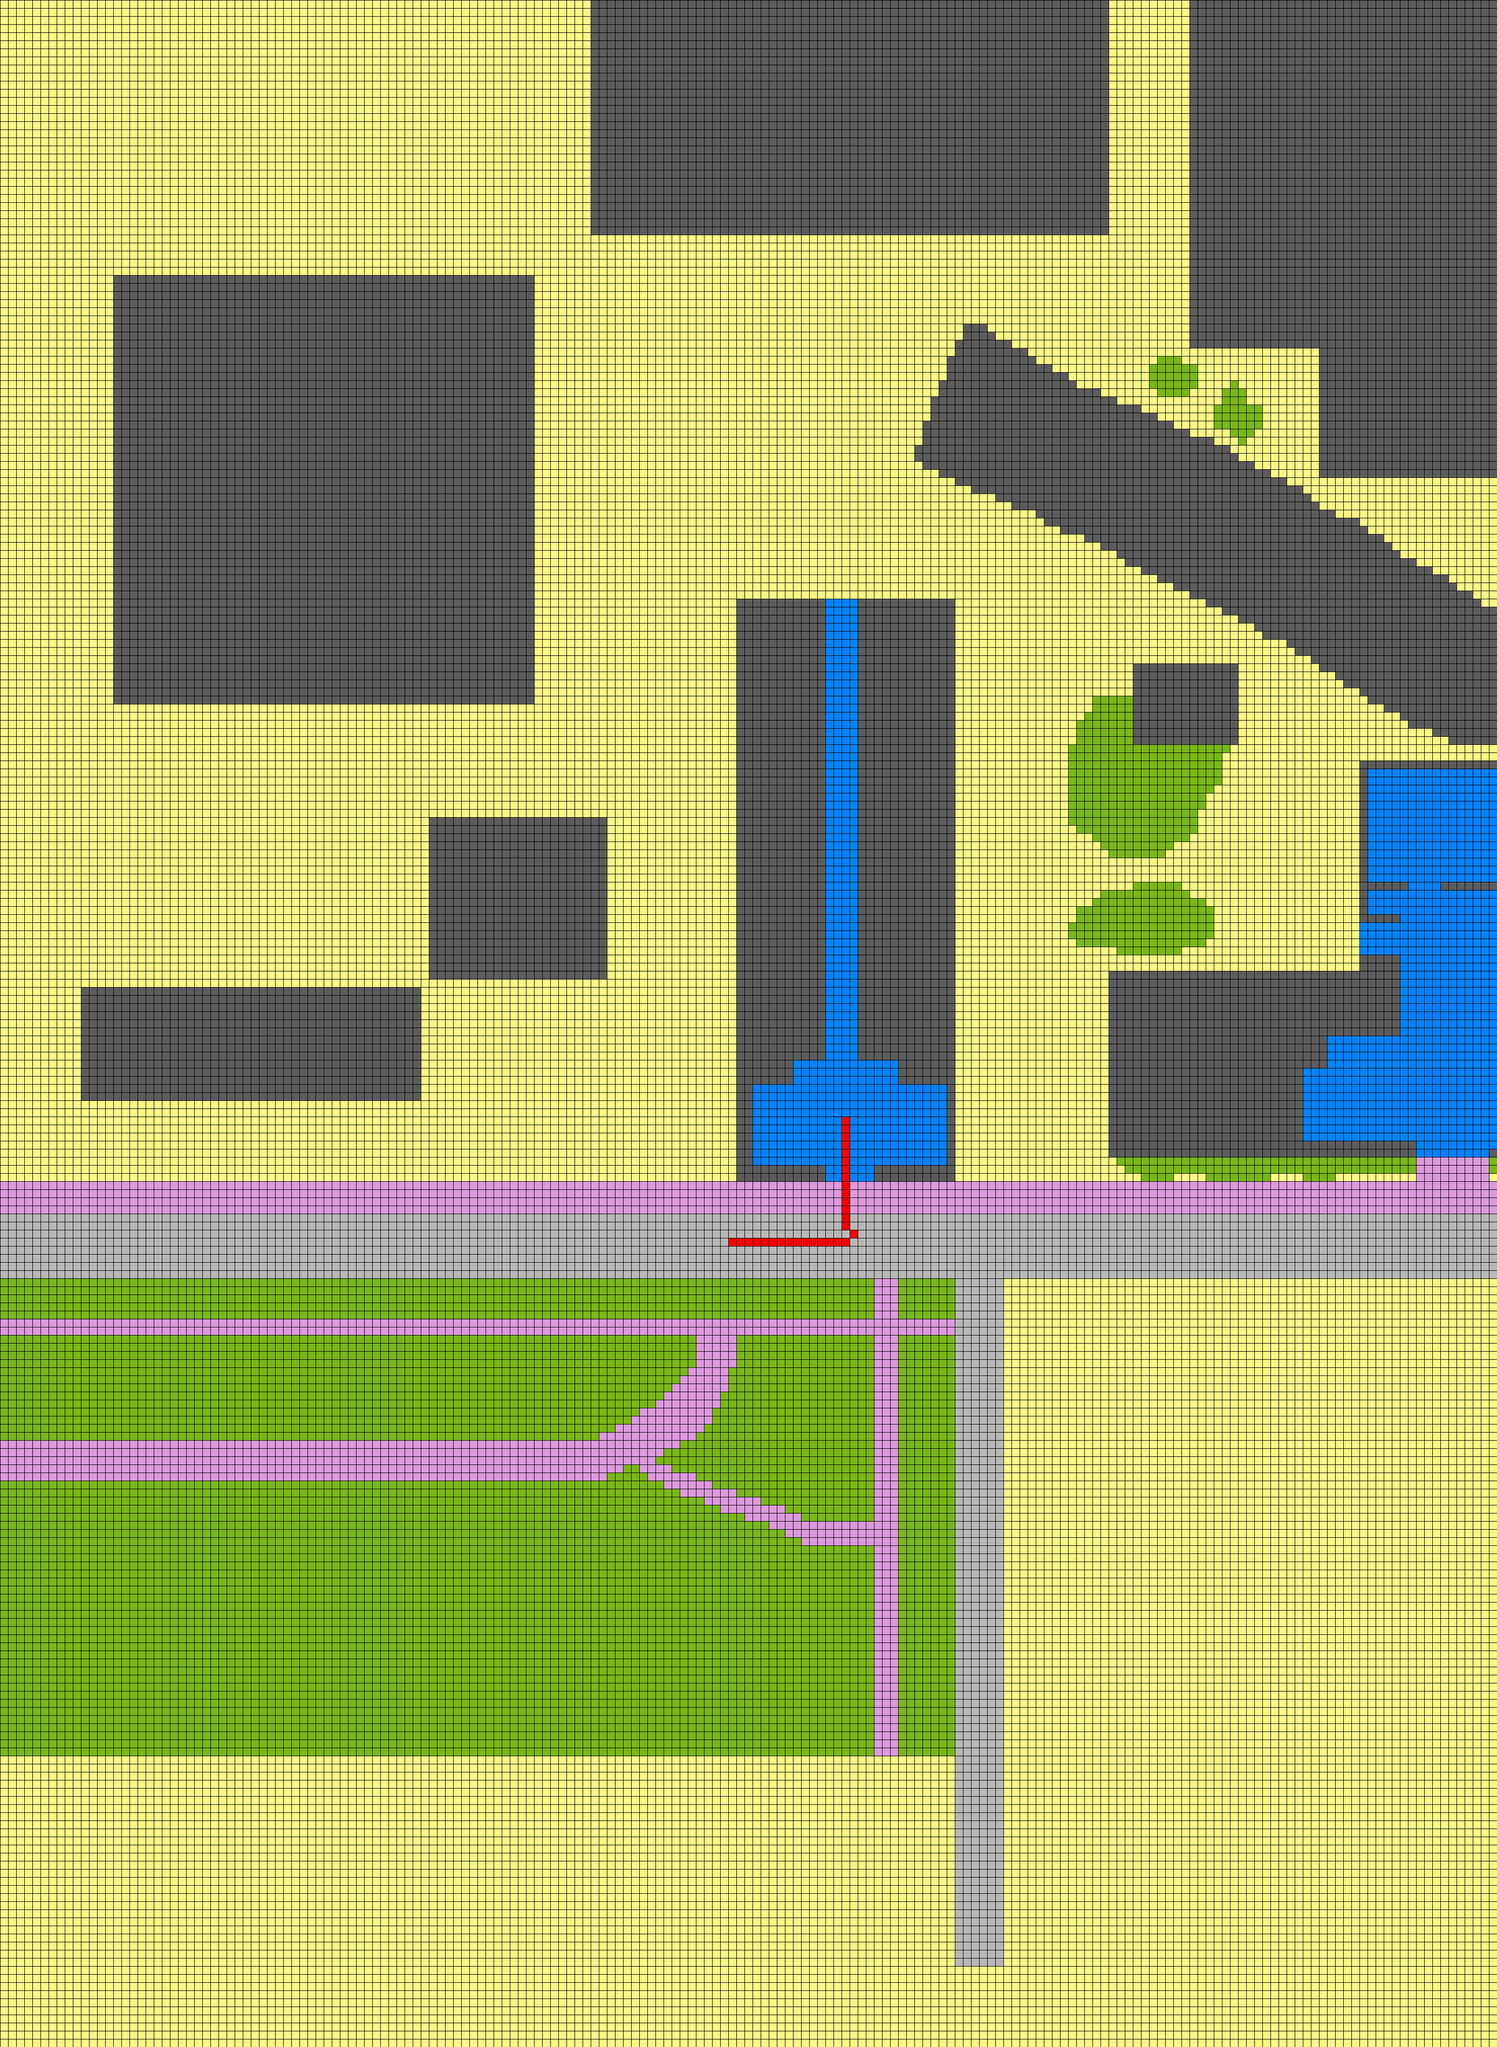

Below is a game level as drawn by its tile map, then a one-line description and the .tmx that defines it (tile-layer data replaced by summaries):
An orthogonal 185x253 tile map with 16x16 px tiles, 2 tile layers (topologieebene, movement), 2 hidden layers not drawn, 4 tilesets.

<map version="1.0" orientation="orthogonal" width="185" height="253" tilewidth="16" tileheight="16">
 <tileset firstgid="1" name="topo_tiles" tilewidth="16" tileheight="16">
  <image source="topo_tiles.png" width="80" height="80" />
  <tile id="5">
   <properties>
    <property name="Typ" value="gruenflaeche" />
   </properties>
  </tile>
  <tile id="7">
   <properties>
    <property name="Typ" value="innenraum" />
   </properties>
  </tile>
  <tile id="18">
   <properties>
    <property name="Typ" value="weg" />
   </properties>
  </tile>
  <tile id="20">
   <properties>
    <property name="Typ" value="mauer" />
   </properties>
  </tile>
  <tile id="22">
   <properties>
    <property name="Typ" value="strasse" />
   </properties>
  </tile>
 </tileset>
 <tileset firstgid="26" name="lampen_tiles" tilewidth="16" tileheight="16">
  <image source="lampen_tiles.png" width="32" height="32" />
  <tile id="1">
   <properties>
    <property name="Radius" value="8" />
    <property name="Typ" value="grossstrahler" />
   </properties>
  </tile>
  <tile id="3">
   <properties>
    <property name="Radius" value="2" />
    <property name="Typ" value="flurbeleuchtung" />
   </properties>
  </tile>
 </tileset>
 <tileset firstgid="30" name="wlan_tiles" tilewidth="16" tileheight="16">
  <image source="wlan_tiles.png" width="16" height="16" />
  <tile id="0">
   <properties>
    <property name="Radius" value="10" />
    <property name="Typ" value="accesspoint" />
   </properties>
  </tile>
 </tileset>
 <tileset firstgid="31" name="movement_tiles" tilewidth="16" tileheight="16">
  <image source="movement_tiles.png" width="16" height="16" />
  <tile id="0">
   <properties>
    <property name="Typ" value="waypoint" />
   </properties>
  </tile>
 </tileset>
 <layer name="topologieebene" width="185" height="253">
  <data>[46805 cells, 46805 non-empty, 6 distinct tile ids]</data>
 </layer>
 <layer name="leuchtmittelebene" width="185" height="253" visible="0" opacity="0.01">
  <data>[46805 cells, 22 non-empty, 2 distinct tile ids]</data>
 </layer>
 <layer name="wlanebene" width="185" height="253" visible="0">
  <data>[46805 cells, 2 non-empty, 1 distinct tile ids]</data>
 </layer>
 <layer name="movement" width="185" height="253">
  <data>[46805 cells, 30 non-empty, 1 distinct tile ids]</data>
 </layer>
</map>
